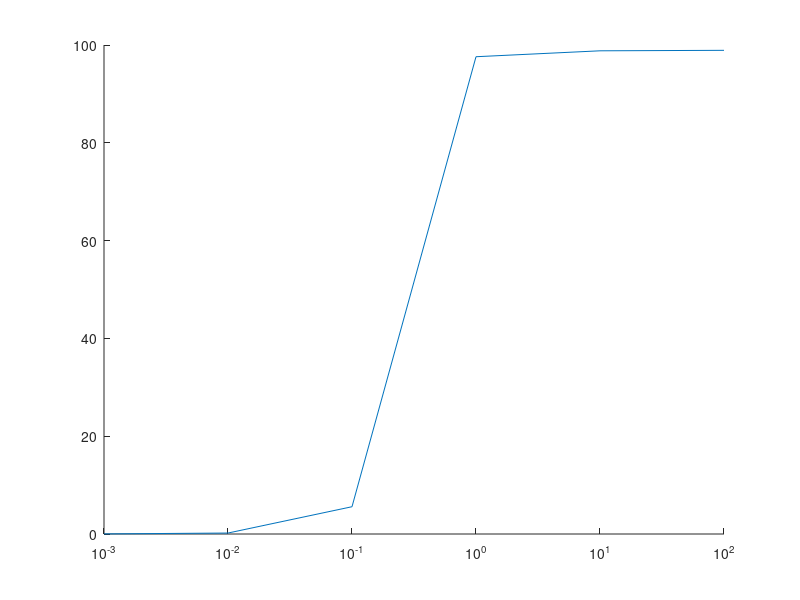

Source code (MATLAB):
% constants
k_A_on = 10;
k_A_off = 10;
k_I_on = 10;
k_I_off = 10;
k_I_cat = 10;
k_A_cat = 100;
P_tot = 1.0;

% starting conditions
A_start = 0.0;
I_start = 100.0;
AP_start = 0.0;
IK_start = 0.0;

active_ss = zeros(1, 6);

for i = 1:6
    K_tot = 10 ^ (i - 4);

    % equations
    dAdt  =@(A, I, AP, IK) -k_A_on * (P_tot - AP) * A + k_A_off * AP + k_A_cat * IK;
    dIdt  =@(A, I, AP, IK) -k_I_on * (K_tot - IK) * I + k_I_off * IK + k_I_cat * AP;
    dAPdt =@(A, I, AP, IK) k_A_on * (P_tot - AP) * A - k_A_off * AP - k_I_cat * AP;
    dIKdt =@(A, I, AP, IK) k_I_on * (K_tot - IK) * I - k_I_off * IK - k_A_cat * IK;

    [T, X] = ode45(@(t, x)[dAdt(x(1), x(2), x(3), x(4)),
                           dIdt(x(1), x(2), x(3), x(4)),
                           dAPdt(x(1), x(2), x(3), x(4)),
                           dIKdt(x(1), x(2), x(3), x(4))],
                  [0, 2], [A_start, I_start, AP_start, IK_start]);

    active_ss(i) = X(end, 1);
end

figure(1); hold on;
semilogx(10 .^ (-3:2), active_ss)


%figure(1); hold on;
%plot(T, X(:, 1), '-g')
%plot(T, X(:, 2), '-r')
%plot(T, X(:, 3), '-b')
%plot(T, X(:, 4), '-m')
%xlabel('Time (s)')
%ylabel('Concentration (uM)')

pause()
